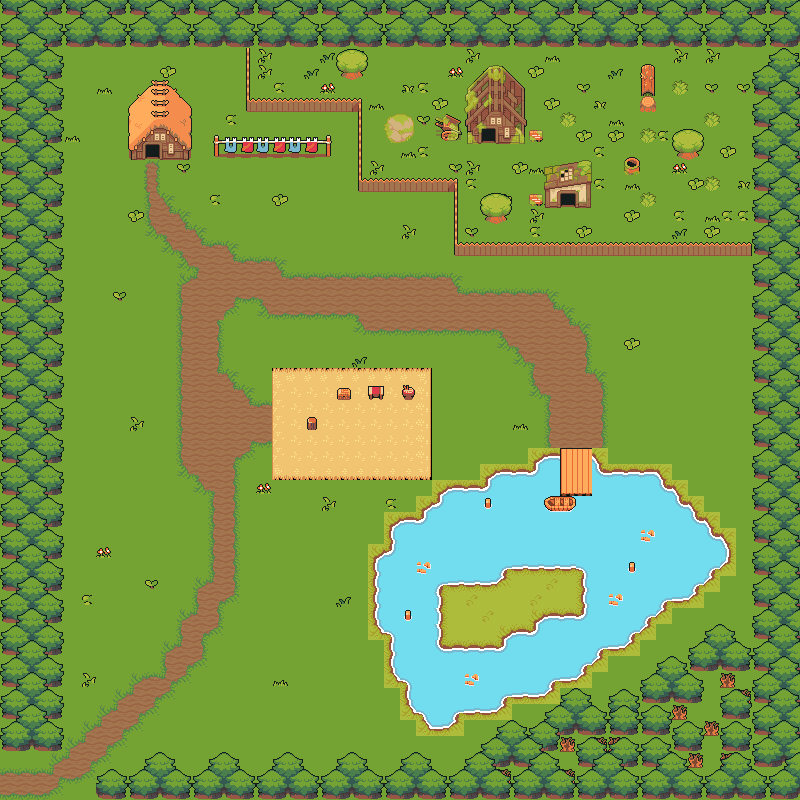

Rendered tile map (Tiled .tmx) drawn with the repository's tilesets; below, a short description and the map source with its tile grids summarised:
An orthogonal 50x50 tile map with 16x16 px tiles, 4 tile layers (Floor, Props, bottom_Relief, Top_relief), 7 tilesets.

<map version="1.10" tiledversion="1.11.0" orientation="orthogonal" renderorder="right-down" width="50" height="50" tilewidth="16" tileheight="16" infinite="0" nextlayerid="5" nextobjectid="1">
 <tileset firstgid="1" source="../Tiles/TilesetFloor.tsx" />
 <tileset firstgid="573" source="../Tiles/TilesetNature.tsx" />
 <tileset firstgid="1077" source="../Tiles/TilesetFloorDetail.tsx" />
 <tileset firstgid="1157" source="../Tiles/TilesetHouse.tsx" />
 <tileset firstgid="1916" source="../Tiles/TilesetVillageAbandoned.tsx" />
 <tileset firstgid="2156" source="../Tiles/TilesetElement.tsx" />
 <tileset firstgid="2396" source="../Tiles/TilesetWater.tsx" />
 <layer id="1" name="Floor" width="50" height="50">
  <data>[2500 cells, 2500 non-empty, 48 distinct tile ids]</data>
 </layer>
 <layer id="4" name="Props" width="50" height="50">
  <data>[2500 cells, 264 non-empty, 29 distinct tile ids]</data>
 </layer>
 <layer id="2" name="bottom_Relief" width="50" height="50">
  <data>[2500 cells, 431 non-empty, 60 distinct tile ids]</data>
 </layer>
 <layer id="3" name="Top_relief" width="50" height="50">
  <data>[2500 cells, 586 non-empty, 38 distinct tile ids]</data>
 </layer>
</map>
